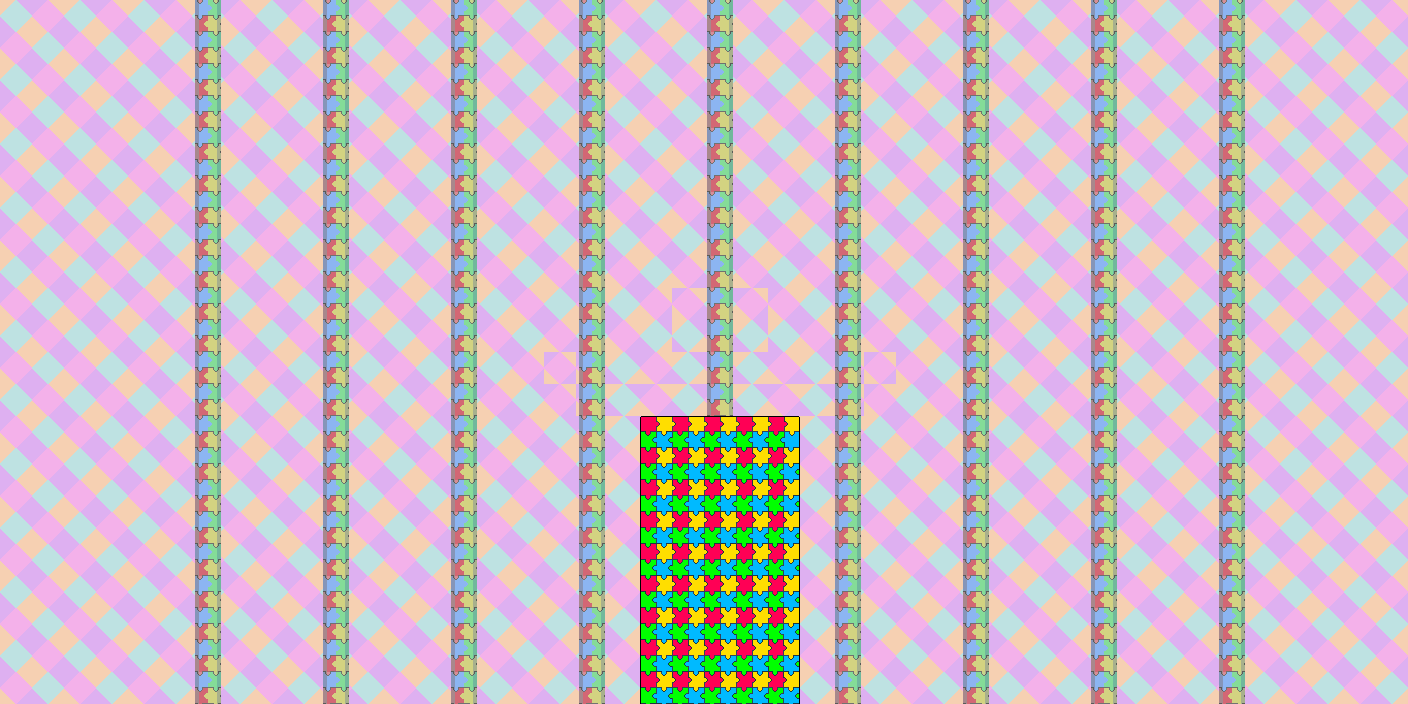

This game map was drawn from its Tiled (.tmx) file and the tilesets committed beside it. A one-line description and the trimmed map source follow:
An orthogonal 44x22 tile map with 32x32 px tiles, 6 tile layers (SKY, PARALLAXSLOW, PARALLAXFAST, MIDDLEBACK, ...) and 57 objects (26x changec, 16x changea, 12x changeb, 2x switchblock).

<map version="1.0" tiledversion="1.0.2" orientation="orthogonal" renderorder="right-down" width="44" height="22" tilewidth="32" tileheight="32" nextobjectid="157">
 <tileset firstgid="1" name="town" tilewidth="32" tileheight="32" spacing="1" tilecount="32" columns="8">
  <image source="../sprites/tilesets/blocks.png" width="276" height="149" />
 </tileset>
 <layer name="SKY" width="44" height="22">
  <data>[968 cells, 968 non-empty, 2 distinct tile ids]</data>
 </layer>
 <layer name="PARALLAXSLOW" width="44" height="22">
  <data>[968 cells, 198 non-empty, 1 distinct tile ids]</data>
 </layer>
 <layer name="PARALLAXFAST" width="44" height="22">
  <data>[968 cells, 0 non-empty, 0 distinct tile ids]</data>
 </layer>
 <layer name="MIDDLEBACK" width="44" height="22">
  <data>[968 cells, 0 non-empty, 0 distinct tile ids]</data>
 </layer>
 <layer name="MIDDLEFRONT" width="44" height="22">
  <data>[968 cells, 45 non-empty, 6 distinct tile ids]</data>
 </layer>
 <layer name="FRONT" width="44" height="22">
  <data>[968 cells, 0 non-empty, 0 distinct tile ids]</data>
 </layer>
 <objectgroup name="COLLISION">
  <object id="104" x="640" y="416" width="160" height="416" />
 </objectgroup>
 <objectgroup name="ENTITIES">
  <object id="67" name="changea" gid="1" x="448" y="288" width="32" height="32" />
  <object id="68" name="changea" gid="1" x="448" y="320" width="32" height="32" />
  <object id="69" name="changea" gid="1" x="448" y="352" width="32" height="32" />
  <object id="70" name="changea" gid="1" x="448" y="384" width="32" height="32" />
  <object id="71" name="changea" gid="1" x="960" y="384" width="32" height="32" />
  <object id="72" name="changea" gid="1" x="960" y="352" width="32" height="32" />
  <object id="73" name="changea" gid="1" x="960" y="320" width="32" height="32" />
  <object id="74" name="changea" gid="1" x="960" y="288" width="32" height="32" />
  <object id="82" name="changeb" gid="28" x="544" y="448" width="32" height="32" />
  <object id="89" name="changec" gid="17" x="832" y="160" width="32" height="32" />
  <object id="90" name="changec" gid="17" x="544" y="160" width="32" height="32" />
  <object id="91" name="changec" gid="17" x="736" y="160" width="32" height="32" />
  <object id="92" name="changec" gid="17" x="576" y="160" width="32" height="32" />
  <object id="95" name="changec" gid="17" x="704" y="160" width="32" height="32" />
  <object id="96" name="changec" gid="17" x="672" y="160" width="32" height="32" />
  <object id="97" name="changec" gid="17" x="768" y="160" width="32" height="32" />
  <object id="98" name="changec" gid="17" x="512" y="160" width="32" height="32" />
  <object id="99" name="changec" gid="17" x="608" y="160" width="32" height="32" />
  <object id="100" name="changec" gid="17" x="896" y="160" width="32" height="32" />
  <object id="101" name="changec" gid="17" x="800" y="160" width="32" height="32" />
  <object id="102" name="changec" gid="17" x="640" y="160" width="32" height="32" />
  <object id="103" name="changec" gid="17" x="864" y="160" width="32" height="32" />
  <object id="105" name="changea" gid="1" x="960" y="256" width="32" height="32" />
  <object id="106" name="changea" gid="1" x="960" y="224" width="32" height="32" />
  <object id="107" name="changea" gid="1" x="960" y="192" width="32" height="32" />
  <object id="108" name="changea" gid="1" x="448" y="256" width="32" height="32" />
  <object id="109" name="changea" gid="1" x="448" y="224" width="32" height="32" />
  <object id="110" name="changea" gid="1" x="448" y="192" width="32" height="32" />
  <object id="111" name="changeb" gid="28" x="576" y="448" width="32" height="32" />
  <object id="112" name="changeb" gid="28" x="608" y="448" width="32" height="32" />
  <object id="119" name="changeb" gid="28" x="512" y="448" width="32" height="32" />
  <object id="122" name="changeb" gid="28" x="864" y="448" width="32" height="32" />
  <object id="123" name="changeb" gid="28" x="800" y="448" width="32" height="32" />
  <object id="124" name="changeb" gid="28" x="832" y="448" width="32" height="32" />
  <object id="126" name="changeb" gid="28" x="896" y="448" width="32" height="32" />
  <object id="128" name="changea" gid="1" x="448" y="416" width="32" height="32" />
  <object id="129" name="changea" gid="1" x="960" y="416" width="32" height="32" />
  <object id="130" name="changec" gid="17" x="448" y="160" width="32" height="32" />
  <object id="131" name="changec" gid="17" x="480" y="160" width="32" height="32" />
  <object id="132" name="changec" gid="17" x="928" y="160" width="32" height="32" />
  <object id="133" name="changec" gid="17" x="960" y="160" width="32" height="32" />
  <object id="134" name="changeb" gid="28" x="480" y="448" width="32" height="32" />
  <object id="135" name="changeb" gid="28" x="448" y="448" width="32" height="32" />
  <object id="136" name="changeb" gid="28" x="960" y="448" width="32" height="32" />
  <object id="137" name="changeb" gid="28" x="928" y="448" width="32" height="32" />
  <object id="138" name="switchblock" gid="4" x="544" y="288" width="32" height="32" />
  <object id="139" name="switchblock" gid="4" x="832" y="288" width="32" height="32" />
  <object id="140" name="changec" gid="17" x="544" y="480" width="32" height="32" />
  <object id="142" name="changec" gid="17" x="544" y="512" width="32" height="32" />
  <object id="144" name="changec" gid="17" x="864" y="480" width="32" height="32" />
  <object id="145" name="changec" gid="17" x="864" y="512" width="32" height="32" />
  <object id="150" name="changec" gid="17" x="864" y="512" width="32" height="32" />
  <object id="153" name="changec" gid="17" x="512" y="512" width="32" height="32" />
  <object id="154" name="changec" gid="17" x="512" y="480" width="32" height="32" />
  <object id="155" name="changec" gid="17" x="896" y="512" width="32" height="32" />
  <object id="156" name="changec" gid="17" x="896" y="480" width="32" height="32" />
 </objectgroup>
</map>
